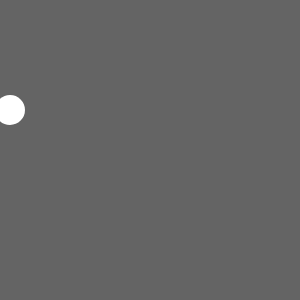
Frame 1 (no input)
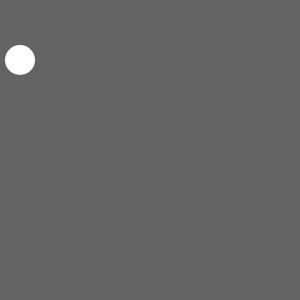
Frame 60 (no input)
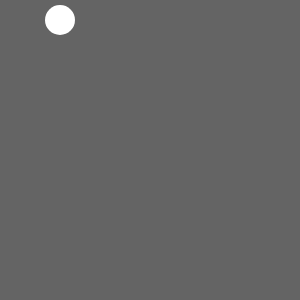
Frame 120 (the mouse pressed at the canvas centre since frame 60)

The p5.js sketch that drew these frames (run headless with seeded random() and noise() and a simulated clock; from frame 60 on, the mouse is pressed at the canvas centre):

// p5.js sketch
// ── sketch.js
var circleX = 0;
var circleY = 100;
var speedX = 10;
var speedY = 10;

function setup() {
  createCanvas(300, 300);
}

function draw() {
  background(100);
  noStroke();

  hitWall();
  moveCircle();
  drawCircle();

}

function moveCircle(){
  circleX = circleX + speedX;
  circleY = circleY + speedY;
}

function drawCircle(){
  fill(255);
  ellipse(circleX, circleY, 30, 30);
}

function hitWall() {
  if (circleX > width || circleX < 0) {
  speedX = speedX * -1;
  }

  if (circleY > height || circleY < 0) {
  speedY = speedY * -1;
  }
}
